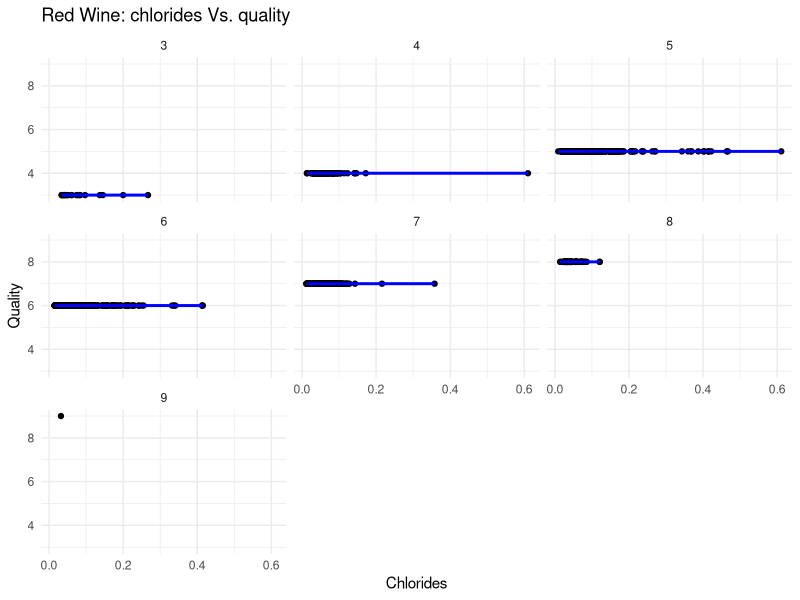

Here is the R script that generated this plot:
#Colin.R
##########################
# Generation of 500 wines form RedWine_Dataset.xlxs
## Requires
### "RedWine_Dataset.xlxs" must exist in the current working directory
## Returns 
### redWineRandom: a sample of 500 random points of data
### randomIndexes: the corresponding random indexes form WineProperties_Red 
## Dependencies
### install.packages("readxl")          // If readxl not installed
library(readxl)

# Clean Console and Environment
rm(list = ls())
cat("\f")

#importing red wine data from excel file
WineProperties_Red <- read_excel("RedWine_DataSet.xlsx")

#Seed for random number generator using pseudo-random number generation which is sufficiently random for our purposes
set.seed(5678)

#Find indexes of the 500 random elements
randomIndexes <- sample(seq_len(nrow(WineProperties_Red)), 500, replace = FALSE)

#Get random data from random index (can choose which data to set after ",")
redWineRandom <- WineProperties_Red[randomIndexes, ]

# Chlorides and Quality linear models
## Requires
### "redWineRandom" must exist
## Returns 
###
## Dependencies
### install.packages("ggplot2")         // If ggplot2 not installed
library(ggplot2)

# Creation of linear models -- chlorides VS quality) 
QCl_lm <- lm(chlorides ~ quality , data = redWineRandom)
print(summary(QCl_lm))

# Scatter Plot: Chlorides Vs. Quality
ggplot(WineProperties_Red, aes(x=`chlorides`, y=quality)) +
  geom_point() +
  geom_smooth(method='lm', se=FALSE, color="blue") +
  facet_wrap(~quality) +
  theme_minimal() +
  labs(title="Red Wine: chlorides Vs. quality", x="Chlorides",y="Quality")







##########################
##End Colin.R

